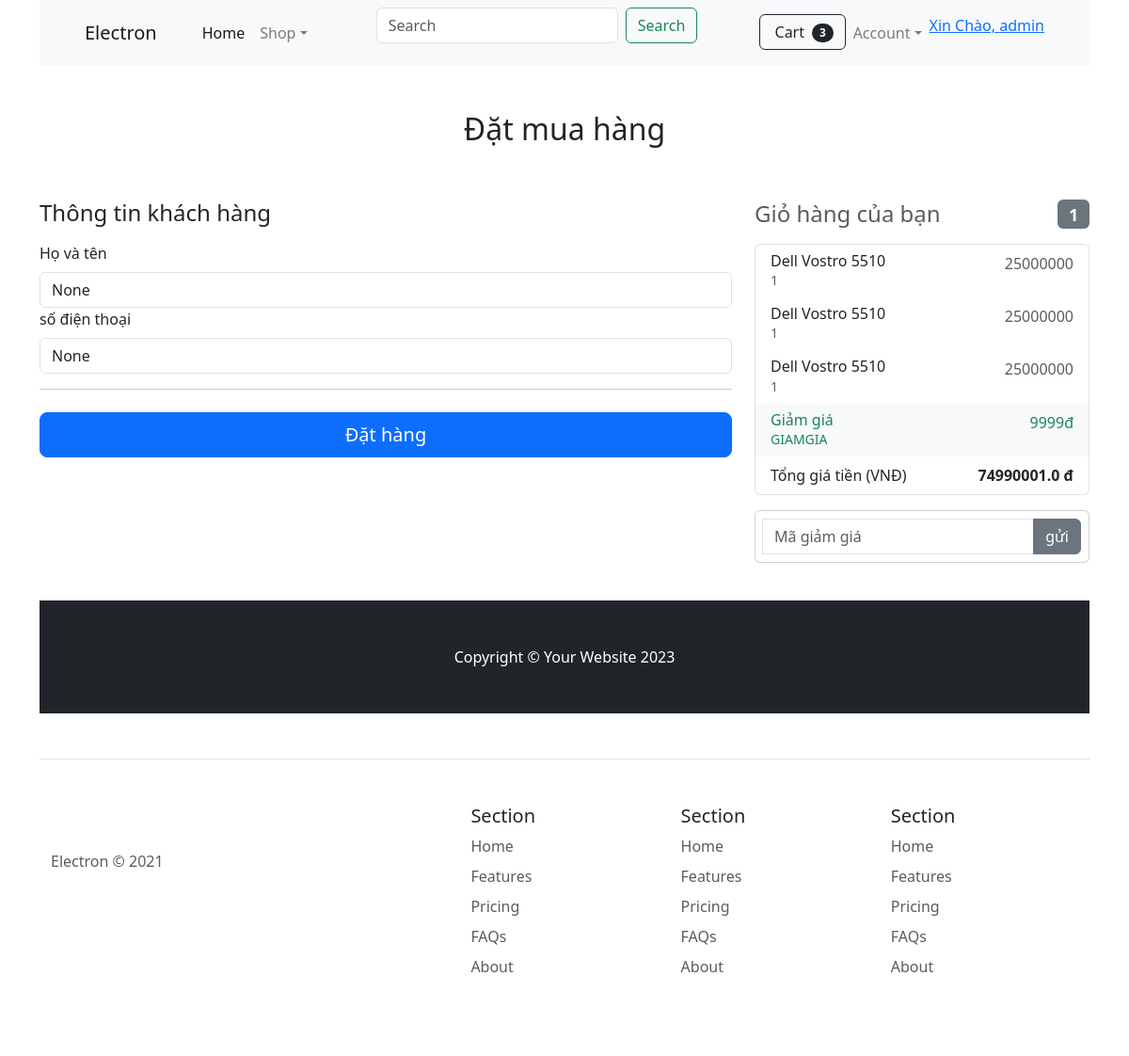
The page /checkout/ (signed in) on the database its author committed.
### cart/models.py (models this page shows, shortened)
class Cart(models.Model):
    user = models.ForeignKey(User, blank=True, on_delete=models.CASCADE)
    date_order =models.DateTimeField(auto_now_add=True)
    complete = models.BooleanField(default=False)
    transaction = models.CharField(max_length=100, null=True)
    paid = models.BooleanField(default=False)
    voucher = models.ForeignKey(voucher , on_delete=models.SET_NULL , null=True, blank=True)
    is_discounted = models.BooleanField(default=False)
    def total(self):
        total = 0.0
        cart_items_phone = self.cart_item_phone_set.all()
        cart_items_tablet = self.cart_item_tablet_set.all()
        cart_items_laptop = self.cart_item_laptop_set.all()
        cart_items_watch = self.cart_item_watch_set.all()
        for item in cart_items_phone:
            total += int(item.get_product_price())
        for item in cart_items_tablet:
            total += int(item.get_product_price())
        for item in cart_items_laptop:
            total += int(item.get_product_price())
        for item in cart_items_watch:
            total += int(item.get_product_price())
        if self.is_discounted == True:
            return total - self.voucher.discount
        return total
    def sumorder(self):
        total    = 0
        cart_items_phone = self.cart_item_phone_set.all()
        cart_items_tablet = self.cart_item_tablet_set.all()
        cart_items_laptop = self.cart_item_laptop_set.all()
        cart_items_watch = self.cart_item_watch_set.all()
        for item in cart_items_phone:
            total += 1
        for item in cart_items_tablet:
            total += 1
        for item in cart_items_laptop:
            total += 1
        for item in cart_items_watch:
            total += 1
        return total

class cart_item_laptop(models.Model):
    cart = models.ForeignKey(Cart, on_delete=models.CASCADE, null=True)
    product = models.ForeignKey(Laptop, on_delete=models.CASCADE)
    quantity = models.IntegerField(default=0)
    time_created = models.DateTimeField(auto_now_add=True)
    def get_product_price(self):
        price = [self.product.product_id.price]
        sumprice = sum(price)
        huh = str(int(sumprice) * int(self.quantity))
        return huh

class cart_info(models.Model):
    cart = models.ForeignKey(Cart, on_delete=models.CASCADE, null=True)
    Name = models.CharField(max_length=100, null=True)
    Phone_num = models.CharField(max_length=100, null = True )

### home/models.py (models this page shows, shortened)
class Laptop (models.Model):
    id = models.AutoField(primary_key=True)
    product_id = models.ForeignKey(Product, on_delete=models.CASCADE)
    image0 = models.ImageField(upload_to='products/',null= True, blank=True)
    image1 = models.ImageField(upload_to='products/',null= True, blank=True)
    image2 = models.ImageField(upload_to='products/',null= True, blank=True)
    brand = models.ForeignKey(LaptopBrand, on_delete=models.CASCADE,null= True, blank=True)
    color = models.ForeignKey(LaptopColor, on_delete=models.CASCADE,null= True, blank=True)
    CPU = models.ForeignKey(LaptopCPU, on_delete=models.CASCADE,null= True, blank=True)
    ram = models.ForeignKey(LaptopRam, on_delete=models.CASCADE,null= True, blank=True)
    storage = models.ForeignKey(LaptopStorage, on_delete=models.CASCADE,null= True, blank=True)
    screen = models.ForeignKey(LaptopScreen, on_delete=models.CASCADE,null= True, blank=True)
    VGA = models.ForeignKey(LaptopVGA, on_delete=models.CASCADE,null= True, blank=True)
    USB = models.ForeignKey(LaptopUSB, on_delete=models.CASCADE,null= True, blank=True)
    Special = models.ForeignKey(LaptopSpecial, on_delete=models.CASCADE, null= True)
    OS = models.ForeignKey(LaptopOS, on_delete=models.CASCADE,null= True, blank=True)
    design = models.ForeignKey(LaptopDesign, on_delete=models.CASCADE,null= True, blank=True)
    size = models.ForeignKey(LaptopSize, on_delete=models.CASCADE,null= True, blank=True)
    Info = models.TextField()

class Product (models.Model):
    id = models.AutoField(primary_key=True)
    product_type = models.ForeignKey(ProductType, on_delete=models.CASCADE)
    image = models.ImageField(upload_to='products/', null=True, blank=True)
    Name = models.CharField(max_length=100, null=True, blank=True)
    price = models.IntegerField(null=True)
    stock = models.IntegerField(null=True)
    discount_product = models.IntegerField(null=True)

class voucher(models.Model):
    id = models.AutoField(primary_key=True)
    code = models.CharField(max_length=100)
    discount = models.IntegerField()
    amount = models.IntegerField(default=1)

### home/views.py (the view, shortened to what this page needs)
# urls.py: path('checkout/', checkouts , name='checkout'),
def checkouts(request, **kwargs):
    if(request.user.is_authenticated):
        user = request.user
        userinfo = Profile.objects.get(user = user)
        try:
            cart= Cart.objects.get(user = user , complete = False)
        except:
            return render(request,'checkout.html')
        cart_i ,  _= cart_info.objects.get_or_create(cart  = cart)
        cart_i.Name = userinfo.name
        cart_i.Phone_num= userinfo.phone
        cart_item_phone = cart.cart_item_phone_set.all()
        cart_item_tablet = cart.cart_item_tablet_set.all()
        cart_item_laptop = cart.cart_item_laptop_set.all()
        cart_item_watch = cart.cart_item_watch_set.all()
        context = {
                    'cart':cart,
                    'info':cart_i,
                    'cart_items_phone': cart_item_phone,
                    'cart_items_tablet': cart_item_tablet,
                    'cart_items_laptop': cart_item_laptop,
                    'cart_items_watch': cart_item_watch,
                }
        return render(request,'checkout.html', context)
    else:
        return render(request,'checkout.html')

### templates/checkout.html (shortened to what this page needs)
{% load static %}
<div class = "container">
{% include 'base/navbar.html' %}
</div>
<link rel="stylesheet" href="https://cdn.jsdelivr.net/npm/bootstrap@4.0.0/dist/css/bootstrap.min.css">
	<link href="{% static 'css/bootstrap.css' %}" rel="stylesheet" type="text/css"/>
	<link rel = "stylesheet" href = "{% static 'css/custom.css' %}">
	<link href="{% static 'font/css/all.min.css' %}" rel="stylesheet" type="text/css">
<div class="container">
    <div class="py-5 text-center">
      <h2>Đặt mua hàng</h2>
    </div>
    <div class="row">
      <div class="col-md-4 order-md-2 mb-4">
        <h4 class="d-flex justify-content-between align-items-center mb-3">
          <span class="text-muted">Giỏ hàng của bạn</span>
          <span class="badge badge-secondary badge-pill">1</span>
        </h4>
        <ul class="list-group mb-3">
          {%for item in cart_items_laptop%}
          <li class="list-group-item d-flex justify-content-between lh-condensed">
            <div>
              <h6 class="my-0">{{item.product.product_id.Name}}</h6>
              <small class="text-muted">{{item.quantity}}</small>
            </div>
            <span class="text-muted">{{item.get_product_price}}</span>
          </li>
            {%endfor%}
          <li class="list-group-item d-flex justify-content-between bg-light">
            <div class="text-success">
              <h6 class="my-0">Giảm giá</h6>
              <small>{{cart.voucher.code}}</small>
            </div>
            <span class="text-success">{{cart.voucher.discount}}đ</span>
          </li>
          <li class="list-group-item d-flex justify-content-between">
            <span>Tổng giá tiền (VNĐ)</span>
            <strong>{{cart.total}} đ</strong>
          </li>
        </ul>
        <form  class="needs-validation card p-2"  novalidate method ='post'>
          <div class="input-group">
            <input name="voucher" type="text" class="form-control" placeholder="Mã giảm giá">
            <div class="input-group-append">
              <button type="submit" class="btn btn-secondary">gửi</button>
            </div>
          </div>
        </form>
      </div>
      <div class="col-md-8 order-md-1">
        <h4 class="mb-3">Thông tin khách hàng</h4>
        <form class="needs-validation" novalidate method ='post'>
          <div class="row">
            <div class="col">
              <label for="firstName">Họ và tên</label>
              <input type="text" class="form-control" id="customername" name ="customername"  placeholder="" value="{{info.Name}}" required>
            </div>
          </div>
          <div class="mb-3">
            <label for="address">số điện thoại</label>
            <input type="text" class="form-control" id="customerphone" name = "customerphone" placeholder="" value = "{{info.Phone_num}}"required>
          </div>
          <hr class="mb-4">
          <button type="submit" class="btn btn-primary btn-lg btn-block">Đặt hàng</button>
        </form>
      </div>
    </div>
  </div>
  <div class="container">
    {% include 'base/footer.html' %}
</div>

### templates/base/navbar.html (shortened to what this page needs)
{% load static %}
<nav class="navbar navbar-expand-lg navbar-light bg-light">
  <div class="container px-4 px-lg-5">
      <a class="navbar-brand" href="{% url 'index'%}">Electron</a>
      <div class="collapse navbar-collapse" id="navbarSupportedContent">
          <ul class="navbar-nav me-auto mb-2 mb-lg-0 ms-lg-4">
              <li class="nav-item"><a class="nav-link active" aria-current="page" href="{% url 'index'%}">Home</a></li>
              <li class="nav-item dropdown">
                  <a class="nav-link dropdown-toggle" id="navbarDropdown" href="{% url 'index'%}" role="button" data-bs-toggle="dropdown" aria-expanded="false">Shop</a>
              </li>
            </ul>
          <form class="d-flex" role="search">
            <input class="form-control me-2" type="search" name="que" placeholder="Search" aria-label="Search">
            <button class="btn btn-outline-success" type="submit">Search</button>
          </form>
          <ul class="navbar-nav ms-auto mb-2 mb-lg-0">
                <a href="{% url 'cart' %}">
                  <button class="btn btn-outline-dark" type="submit">
                    Cart
                    <span class="badge bg-dark text-white ms-1 rounded-pill">{{cart.sumorder}}</span>
                </button>
                </a>
            <li class="nav-item dropdown">
              <a class="nav-link dropdown-toggle" id="navbarDropdown" href="#" role="button" data-bs-toggle="dropdown" aria-expanded="false">Account</a>
            </li>
            {% if user.is_authenticated %}
            <a href="">Xin Chào, {{user.username}}</a>
            {% else %}
            <a href="{% url 'login' %}">Đăng nhập</a>
            {% endif %}
          </ul>
      </div>
  </div>
</nav>

### rows shown on the page
Cart: sumorder "3", voucher.code "GIAMGIA", voucher.discount "9999", total "74990001.0"
cart_item_laptop: product.product_id.Name "Dell Vostro 5510", quantity "1", get_product_price "25000000"
cart_item_laptop: product.product_id.Name "Dell Vostro 5510", quantity "1", get_product_price "25000000"
cart_item_laptop: product.product_id.Name "Dell Vostro 5510", quantity "1", get_product_price "25000000"
cart_info: customername "None", customerphone "None"

### other values the page prints
{{ user.username }} "admin"
